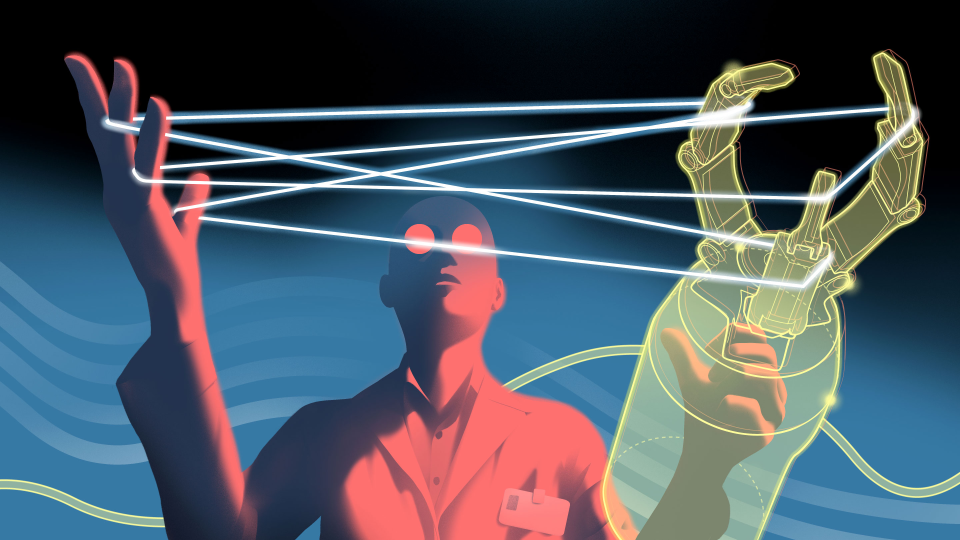
#> input picture Deepmind_2880x1620_Lede.jpg, 2880 x 1620 px (shown at 1/3 size)
$ python fixer.py
#> lines starting #> are read from the running program, lines starting #| are printed output that depends on the picture
import cv2
import sys as s
import numpy as np
scale=0.5
img=cv2.imread('Deepmind_2880x1620_Lede.jpg',0)
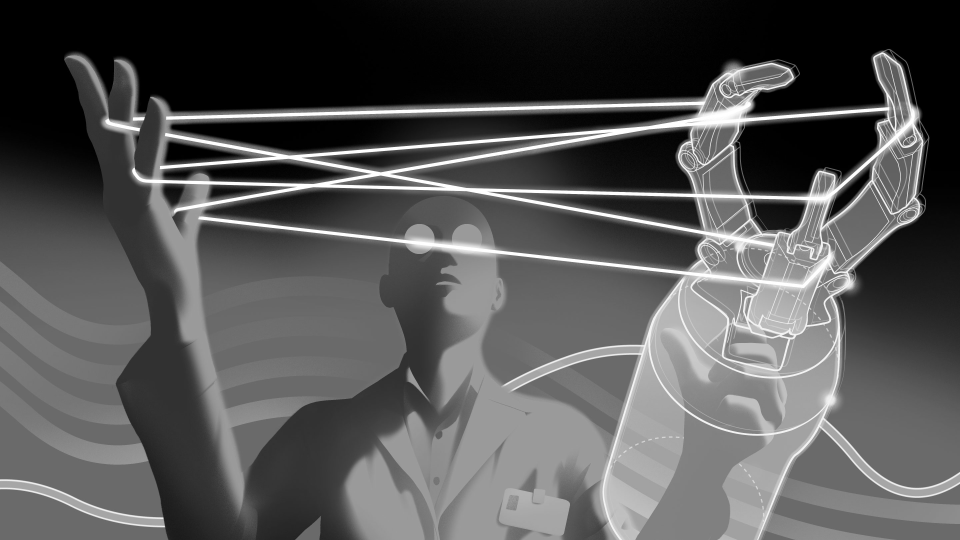
#> img: shape (1620, 2880) (shown at 1/3 size); min 0, max 255, mean 85
H = img.shape[0]
#> H = 1620
W = img.shape[1]
#> W = 2880
img = cv2.resize(img,(int(scale*W), int(scale*H)))
#> img: shape (810, 1440)
for i in range(np.shape(img)[0]):
    for j in range(np.shape(img)[1]):
#        #img[i,j][2]=img[i,j][2]+20
#> (the run stopped early here; a loop or call above may not have finished)

$ run again, with bc (21rd copy).jpg copied over Deepmind_2880x1620_Lede.jpg
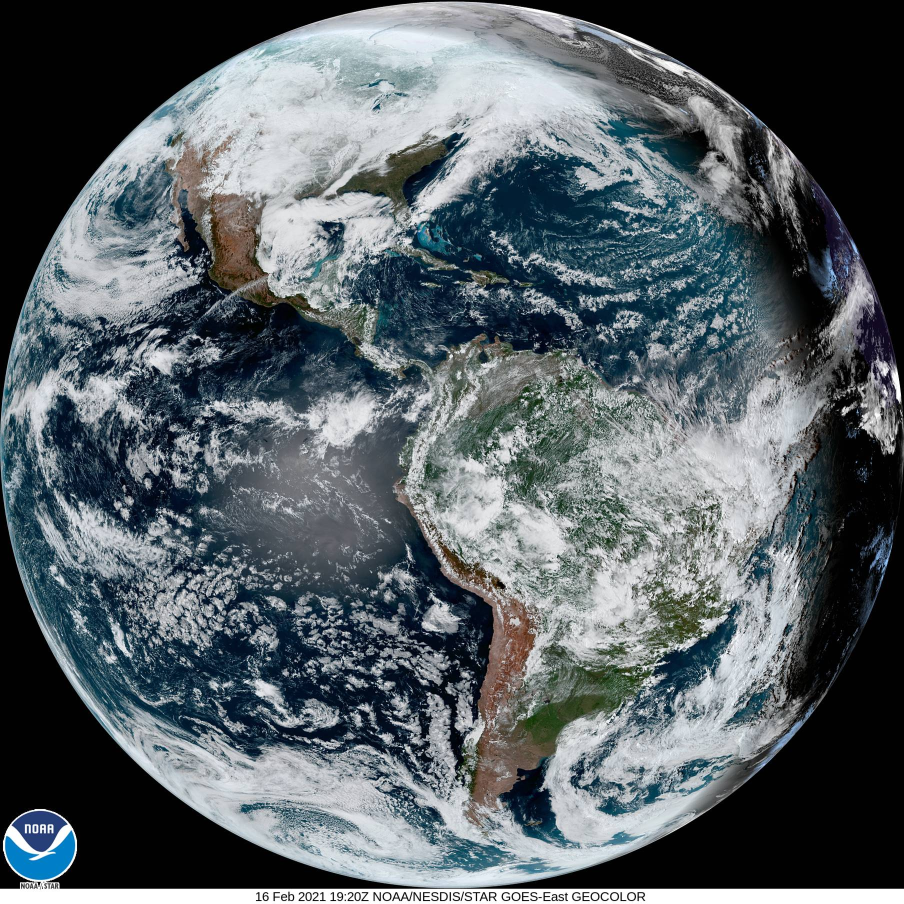
#> input picture bc (21rd copy).jpg, 1808 x 1808 px (shown at 1/2 size)
#> `img=cv2.imread('Deepmind_2880x1620_Lede.jpg',0)`:
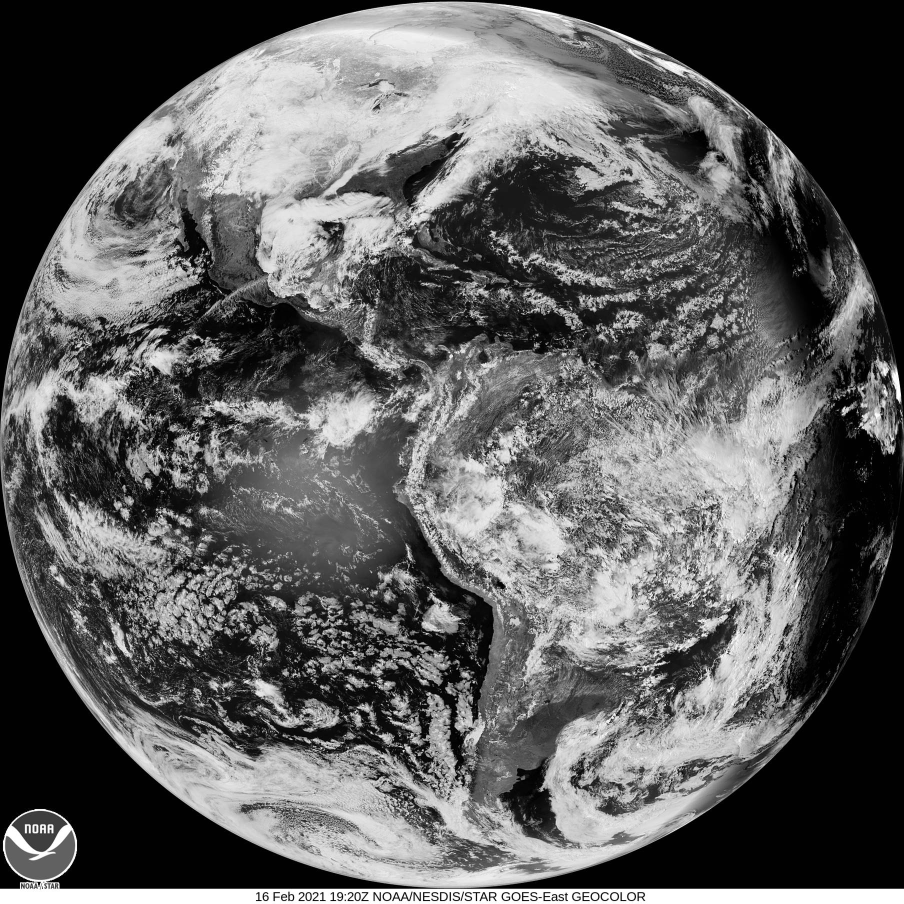
#> img: shape (1808, 1808) (shown at 1/2 size); min 0, max 255, mean 94.8
#> `img = cv2.resize(img,(int(scale*W), int(scale*H)))`:
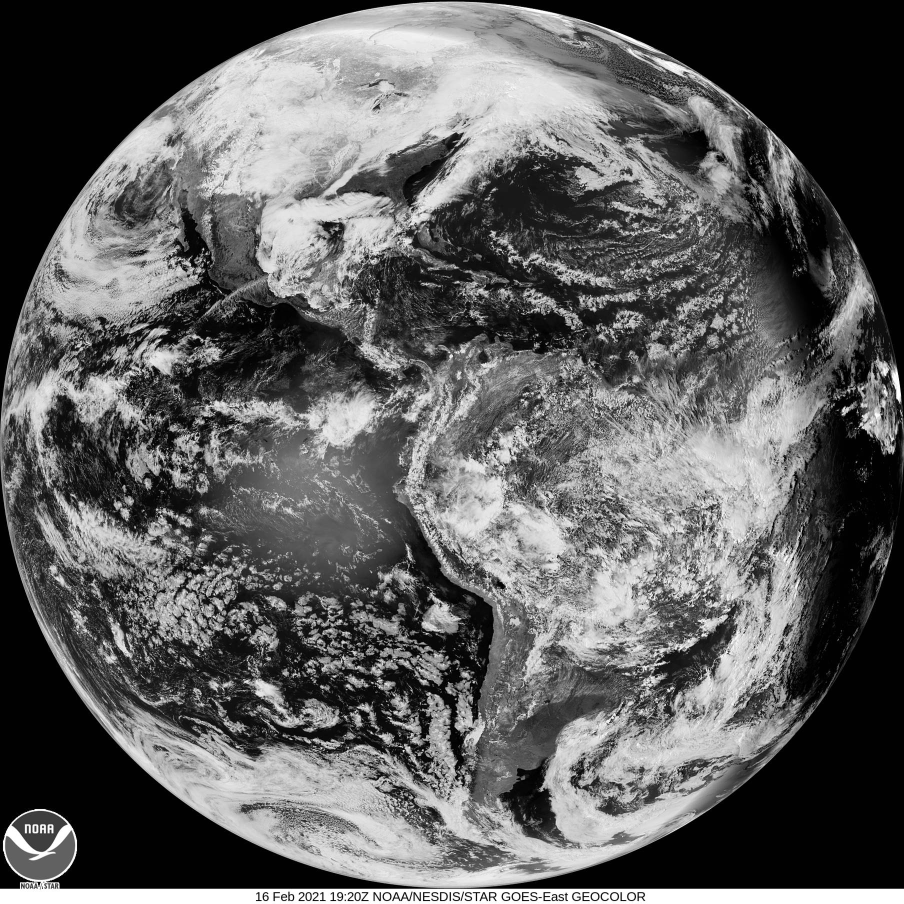
#> img: shape (904, 904); min 0, max 255, mean 94.9
